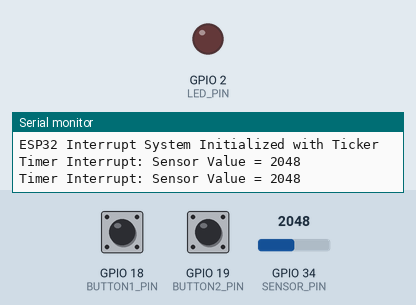
The sketch below on a simulated ESP32. Shown: output pins drawn as LEDs (lit = HIGH), the last lines printed to the serial monitor. Inputs (shaded band) come from the test bench; at power-on: GPIO 18 (BUTTON1_PIN) HIGH, GPIO 19 (BUTTON2_PIN) HIGH, GPIO 34 (SENSOR_PIN) = 2048.

Above: at 2.8 s.
2.9 s: GPIO 18 (BUTTON1_PIN) pulled LOW for 1.25 s
At 4.8 s:
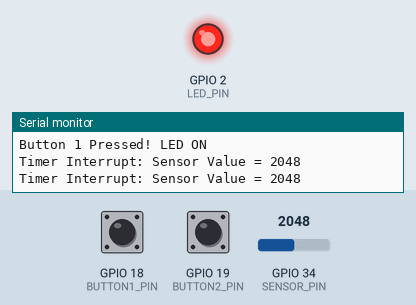
6.4 s: GPIO 19 (BUTTON2_PIN) pulled LOW for 1.25 s
Timing chart, 0 to 15.9 s (numbered marks = the images above; inputs shaded):
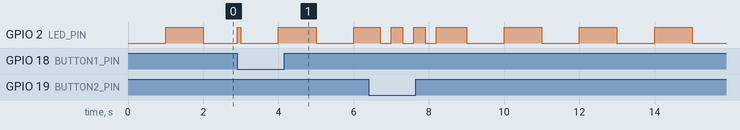

The sketch:

sketch.ino
```cpp
// biblioteka za koristenje osnovnih funkcija za rad s ESP32
#include <Arduino.h>
// biblioteka za softwerski timer
#include <Ticker.h>

#define LED_PIN 2
#define BUTTON1_PIN 18
#define BUTTON2_PIN 19
#define SENSOR_PIN 34  // Analogni ulaz

volatile bool button1Pressed = false;
volatile bool button2Pressed = false;
volatile bool timerTriggered = false;

Ticker ticker;

// ISR za gumb 1, izvodi se kad se stisne prva tipka i mijanja stanje button1Pressed
void IRAM_ATTR handleButton1Press() {
    button1Pressed = !button1Pressed;
}

// ISR za gumb 2, // ISR za gumb 1, izvodi se kad se stisne druga tipka i mijanja stanje button2Pressed
void IRAM_ATTR handleButton2Press() {
    button2Pressed = !button2Pressed;
}

// Timer ISR funkcija - poziva se svake sekunde i postavlja timerTriggered = true
// koristi se za očitavanje senzora i paljenje LED-a
void onTimer() {
    timerTriggered = true;
}

void setup() {
  // pokreće serijsku komunikaciju s računalom brzinom 115200 bps
    Serial.begin(115200);

    // LED se postavlja kao izlaz
    pinMode(LED_PIN, OUTPUT);
    // tipke se postavljaju ulazi s internim pull-up otpornicima
    pinMode(BUTTON1_PIN, INPUT_PULLUP);
    pinMode(BUTTON2_PIN, INPUT_PULLUP);

    // detektira kada se pritisne prva tipka
    attachInterrupt(digitalPinToInterrupt(BUTTON1_PIN), handleButton1Press, FALLING);
    // detektira kada se pristisne druga tipka
    attachInterrupt(digitalPinToInterrupt(BUTTON2_PIN), handleButton2Press, FALLING);

    ticker.attach(1.0, onTimer); // Postavlja prekid svake sekunde

    Serial.println("ESP32 Interrupt System Initialized with Ticker");
}

void loop() {

  // ako je button1Pressed == true, pali LED i ispisuje poruku u Serial Monitor
    if (button1Pressed) {
        Serial.println("Button 1 Pressed! LED ON");
        digitalWrite(LED_PIN, HIGH);
        button1Pressed = false;
    }

  // ako je button2Pressed = true, pali LED 3 puta
    if (button2Pressed) {
        Serial.println("Button 2 Pressed! LED Blinking");
        for (int i = 0; i < 3; i++) {
            digitalWrite(LED_PIN, HIGH);
            delay(300);
            digitalWrite(LED_PIN, LOW);
            delay(300);
        }
        button2Pressed = false;
    }

  // kada je timerTriggered = true, ocitava se vrijednost analognog senzora i LED se prebacuje u suprptno stanje
    if (timerTriggered) {
        int sensorValue = analogRead(SENSOR_PIN);
        Serial.printf("Timer Interrupt: Sensor Value = %d\n", sensorValue);
        digitalWrite(LED_PIN, !digitalRead(LED_PIN));
        timerTriggered = false;
    }
}
```
